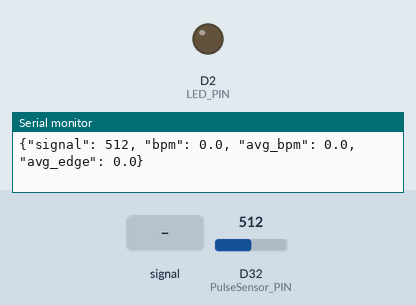
This sketch was run on a simulated Arduino Due. On the bench: output pins drawn as LEDs (lit = HIGH), the last lines printed to the serial monitor. Dashed ring = blinking. The test bench sets the inputs (shaded band); at power-on: D32 (PulseSensor_PIN) = 512 (analog values on the 0–1023 scale).

Above: at 3.2 s.
3.3 s: D32 (PulseSensor_PIN) fed a 1000 Hz sine of ±255 counts around its level
At 4.8 s:
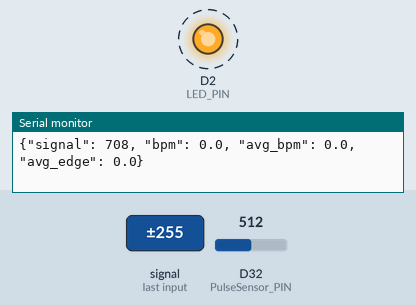
7.3 s: D32 (PulseSensor_PIN) set to 440
At 8.1 s:
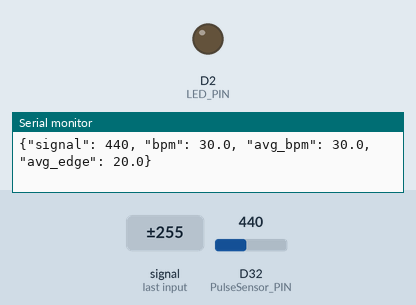
8.8 s: D32 (PulseSensor_PIN) set to 589
10.3 s: D32 (PulseSensor_PIN) set to 611
At 11.7 s:
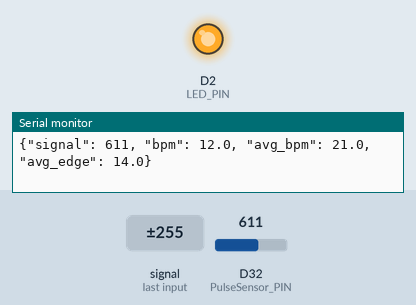
12.5 s: D32 (PulseSensor_PIN) set to 590
At 14.4 s:
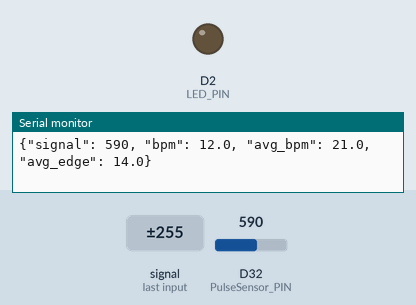
Timing chart, 0 to 15.5 s (numbered marks = the images above; inputs shaded):
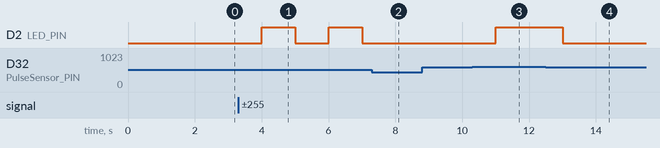

Measured:
- the behaviour switches between 600 and 601 on D32 (PulseSensor_PIN) (found by bisection; images 2 and 3)
- after the input at 3.3 s, D2 (LED_PIN): alternates HIGH for 1.0 s and LOW for 1.0 s, starting after 0.70 s
- after the input at 7.3 s, D2 (LED_PIN): stays LOW (without the input it goes to HIGH after 0.70 s)
- after the input at 10.3 s, D2 (LED_PIN): LOW → HIGH after 0.70 s
- after the input at 12.5 s, D2 (LED_PIN): HIGH → LOW after 0.51 s

The sketch:

read_info_sensor.ino
```cpp
#define PulseSensor_PIN 32
#define LED_PIN         2

int Signal;             // Valor leído (ADC) del sensor de pulso
int UpperThreshold = 600;
int LowerThreshold = 450;

// Variables para detección de latidos y cálculo de BPM
bool inPeak = false;
unsigned long lastBeatTime = 0;
float BPM = 0;

// Promedio móvil simple
const int windowSize = 5;
float bpmWindow[windowSize] = {0};
int bpmIndex = 0;
bool windowFilled = false;
float avgBPM = 0;

float calculateBPMAVG() {
  float sum = 0;
  int count = windowFilled ? windowSize : bpmIndex;
  for (int i = 0; i < count; i++) {
    sum += bpmWindow[i];
  }
  return (count > 0) ? sum / count : 0;
}

void setup() {
  Serial.begin(115200);
  Serial.println();
  delay(2000);

  analogReadResolution(10);
  pinMode(LED_PIN, OUTPUT);
}

void loop() {
  Signal = analogRead(PulseSensor_PIN);

  if (Signal > UpperThreshold && !inPeak) {
    inPeak = true;

    unsigned long currentTime = millis();
    if (lastBeatTime > 0) {
      unsigned long beatInterval = currentTime - lastBeatTime;
      BPM = 60000.0 / (float)beatInterval;

      // Guardar BPM en la ventana circular
      bpmWindow[bpmIndex] = BPM;
      bpmIndex = (bpmIndex + 1) % windowSize;
      if (bpmIndex == 0) windowFilled = true;

      avgBPM = calculateBPMAVG();
    }
    lastBeatTime = currentTime;
  }

  if (Signal < LowerThreshold) {
    inPeak = false;
  }

  digitalWrite(LED_PIN, Signal > UpperThreshold ? HIGH : LOW);

  // Imprimir datos en formato JSON
  Serial.print("{\"signal\": ");
  Serial.print(Signal);
  Serial.print(", \"bpm\": ");
  Serial.print(BPM, 1);
  Serial.print(", \"avg_bpm\": ");
  Serial.print(avgBPM, 1);
    Serial.print(", \"avg_edge\": ");
  Serial.print(avgBPM/1.5, 1);
  Serial.println("}");

  delay(1000);
}
```
